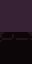

A level layout from a 2D game, rendered from its tile map. Below: a short description, then the map file with its tile-grid data intact:
An orthogonal 1x2 tile map with 32x32 px tiles, 4 tile layers (regions, input_types, output1_ground, output2_ground).

<map version="1.2" tiledversion="2019.03.13" orientation="orthogonal" renderorder="right-down" width="1" height="2" tilewidth="32" tileheight="32" infinite="0" nextlayerid="25" nextobjectid="1">
 <tileset firstgid="1" source="../tileset.tsx" />
 <layer id="21" name="regions" width="1" height="2">
  <data encoding="csv">
80,
70
</data>
 </layer>
 <layer id="22" name="input_types" width="1" height="2">
  <data encoding="csv">
80,
79
</data>
 </layer>
 <layer id="23" name="output1_ground" width="1" height="2">
  <data encoding="csv">
0,
62
</data>
 </layer>
 <layer id="24" name="output2_ground" width="1" height="2">
  <data encoding="csv">
0,
63
</data>
 </layer>
</map>
